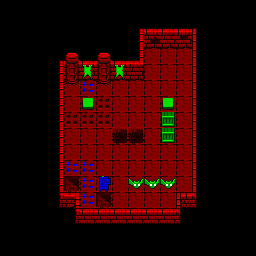

This game map was drawn from its Tiled (.tmx) file and the tilesets committed beside it. A one-line description and the trimmed map source follow:
An orthogonal 16x16 tile map with 16x16 px tiles, 2 tile layers (BG, Entities), 3 tilesets.

<map version="1.4" tiledversion="1.4.3" orientation="orthogonal" renderorder="right-down" width="16" height="16" tilewidth="16" tileheight="16" infinite="0" nextlayerid="4" nextobjectid="1">
 <tileset firstgid="1" name="tileset_final" tilewidth="16" tileheight="16" tilecount="70" columns="7">
  <image source="../Sprites/3_tile_spritesheet.png" width="112" height="160" />
 </tileset>
 <tileset firstgid="71" name="entity_sprites_final" tilewidth="16" tileheight="16" tilecount="48" columns="12">
  <image source="../Sprites/4_entity_spritesheet.png" width="192" height="64" />
 </tileset>
 <tileset firstgid="119" name="player_sprite_sheet" tilewidth="16" tileheight="16" tilecount="225" columns="75">
  <image source="../Sprites/5_player_spritesheet.png" width="1200" height="48" />
 </tileset>
 <layer id="1" name="BG" width="16" height="16">
  <data>[256 cells, 118 non-empty, 25 distinct tile ids]</data>
 </layer>
 <layer id="2" name="Entities" width="16" height="16">
  <data>[256 cells, 6 non-empty, 3 distinct tile ids]</data>
 </layer>
</map>
